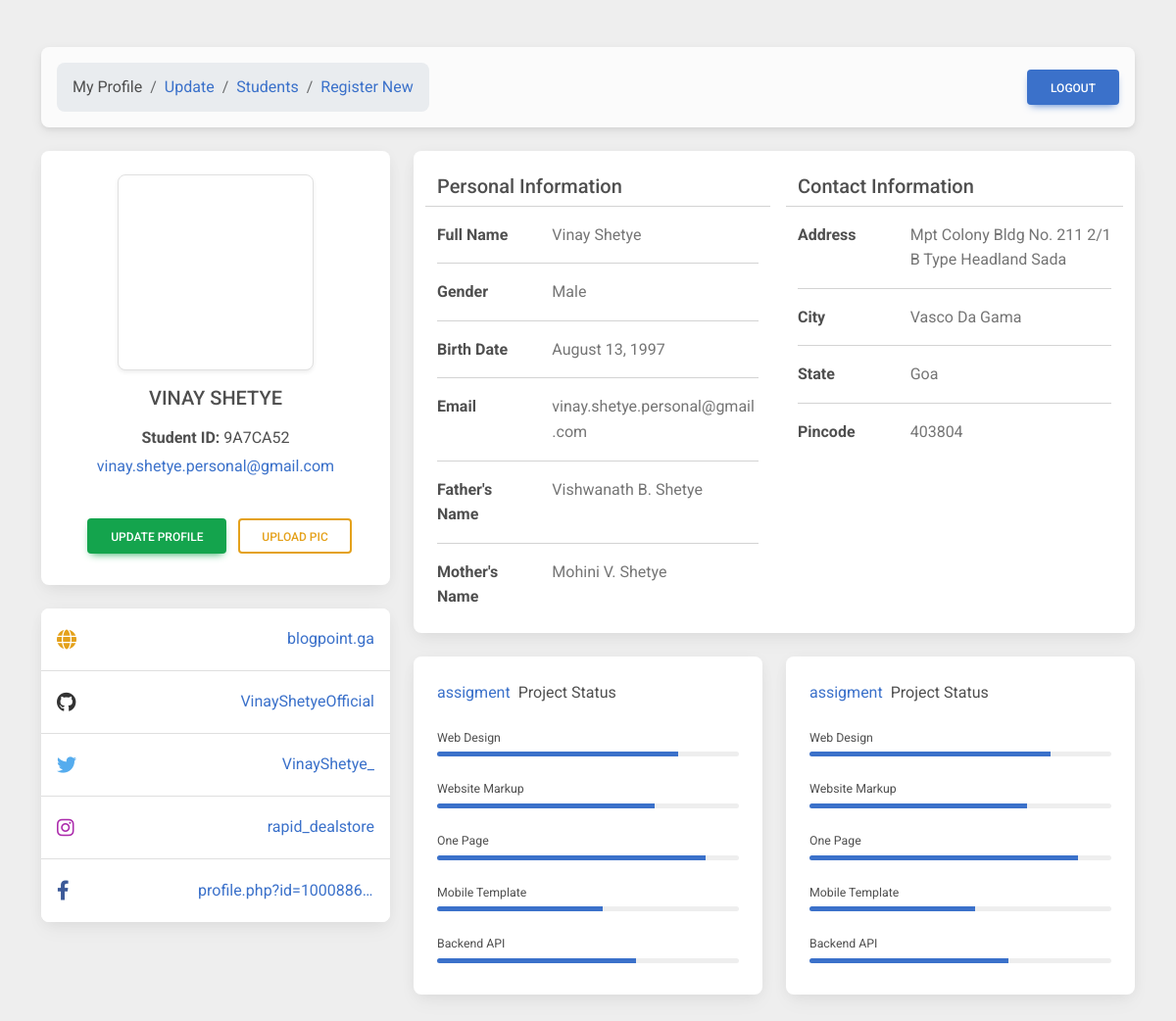
Page /routes/profile.php (signed in) on the committed database.
### tables this page shows
CREATE TABLE `student_details` (
  `id` varchar(80) NOT NULL,
  `first_name` varchar(80) NOT NULL,
  `last_name` varchar(80) NOT NULL,
  `father_name` varchar(80) NOT NULL,
  `mother_name` varchar(80) NOT NULL,
  `gender` int(20) NOT NULL,
  `date_of_birth` date NOT NULL,
  `email_id` varchar(50) NOT NULL,
  `address` varchar(200) NOT NULL,
  `pincode` int(11) NOT NULL,
  `state` varchar(100) NOT NULL,
  `city` varchar(100) NOT NULL,
  `password` varchar(80) NOT NULL,
  `password_hash` varchar(255) DEFAULT NULL,
  `profile_pic` varchar(255) DEFAULT NULL,
  `website` varchar(255) DEFAULT NULL,
  `github` varchar(255) DEFAULT NULL,
  `twitter` varchar(255) DEFAULT NULL,
  `instagram` varchar(255) DEFAULT NULL,
  `facebook` varchar(255) DEFAULT NULL
);

### routes/profile.php (the view, shortened to what the rows shown need)
<?php
include "../php/config.php";
if (!isset($_SESSION["user_id"])) {
    header("location: ./login.php");
} else {
    $user_id = $_SESSION["user_id"];
}
$sql = "SELECT * FROM student_details WHERE id = '$user_id'";
$result = mysqli_query($connect, $sql);
$row = mysqli_fetch_array($result);
$id = $row["id"];
$first_name = $row["first_name"];
$last_name = $row["last_name"];
$father_name = $row["father_name"];
$mother_name = $row["mother_name"];
$gender =
    $row["gender"] == 1 ? "Male" : ($row["gender"] == 2 ? "Female" : "Others");
$date_of_birth = $row["date_of_birth"];
$email_id = $row["email_id"];
$address = $row["address"];
$pincode = $row["pincode"];
$state = $row["state"];
$city = $row["city"];
$profile_pic = $row["profile_pic"];
$website = $row["website"] != "---" ? $row["website"] : "";
$github = $row["github"] != "---" ? $row["github"] : "";
$twitter = $row["twitter"] != "---" ? $row["twitter"] : "";
$instagram = $row["instagram"] != "---" ? $row["instagram"] : "";
$facebook = $row["facebook"] != "---" ? $row["facebook"] : "";
$timestamp = strtotime($date_of_birth);
$date_of_birth_in_words = date("F d, Y", $timestamp);
?>
<!DOCTYPE html>
<html lang="en">
<head>
    <link rel="stylesheet" href="../css/style.css">
    <link href="https://cdnjs.cloudflare.com/ajax/libs/font-awesome/6.0.0/css/all.min.css" rel="stylesheet" />
    <link href="https://cdnjs.cloudflare.com/ajax/libs/mdb-ui-kit/6.1.0/mdb.min.css" rel="stylesheet" />
</head>
<body style="background-color: #eee;">
    <section>
        <div class="container py-5">
            <div class="row">
                <div class="col-lg-4">
                    <div class="card mb-4">
                        <div class="card-body text-center">
                            <div class="img-thumbnail img-fluid"
                                style="width: 200px; height: 200px; border-radius: .5em; background-image: url('<?php echo "../img/upload/" .
                                    $profile_pic; ?>'); background-size: cover; background-position: top center; margin: auto;">
                            </div>
                            <h5 class="my-3" style="text-transform: uppercase">
                                <?php echo $first_name . " " . $last_name; ?>
                            </h5>
                            <p class="mb-1"><strong>Student ID:</strong> <?php echo strtoupper(
                                substr($id, 6)
                            ); ?></p>
                            <p class="text-muted mb-4">
                                <a href="mailto:<?php echo "" . $email_id; ?>">
                                    <?php echo $email_id; ?>
                                </a>
                            </p>
                            <div class="d-flex justify-content-center mb-2">
                                <form action="" method="POST" enctype="multipart/form-data">
                                </form>
                            </div>
                        </div>
                    </div>
                    <div class="card mb-4 mb-lg-0">
                        <div class="card-body p-0">
                            <ul class="list-group list-group-flush rounded-3 links">
                                <li class="list-group-item d-flex justify-content-between align-items-center p-3">
                                    <p class="mb-0 link-item" id="edit-item-1"><a class="media-link"
                                            href="<?php echo "https://" .
                                                $website; ?>" target="_blank">
                                            <?php echo $website != ""
                                                ? $website
                                                : "---"; ?>
                                        </a>
                                    </p>
                                </li>
                                <li class=" list-group-item d-flex justify-content-between align-items-center p-3">
                                    <p class="mb-0 link-item" id="edit-item-2"><a class="media-link"
                                            href="<?php echo "https://github.com/" .
                                                $github; ?>" target="_blank">
                                            <?php echo $github != ""
                                                ? $github
                                                : "---"; ?>
                                        </a> </p>
                                </li>
                                <li class="list-group-item d-flex justify-content-between align-items-center p-3">
                                    <p class="mb-0 link-item" id="edit-item-3"><a class="media-link"
                                            href="<?php echo "https://twitter.com/" .
                                                $twitter; ?>" target="_blank">
                                            <?php echo $twitter != ""
                                                ? $twitter
                                                : "---"; ?>
                                        </a> </p>
                                </li>
                                <li class="list-group-item d-flex justify-content-between align-items-center p-3">
                                    <p class="mb-0 link-item" id="edit-item-4"><a class="media-link"
                                            href="<?php echo "https://instagram.com/" .
                                                $instagram; ?>" target="_blank">
                                            <?php echo $instagram != ""
                                                ? $instagram
                                                : "---"; ?>
                                        </a> </p>
                                </li>
                                <li class="list-group-item d-flex justify-content-between align-items-center p-3">
                                    <p class="mb-0 link-item" id="edit-item-5"><a class="media-link"
                                            href="<?php echo "https://facebook.com/" .
                                                $facebook; ?>" target="_blank">
                                            <?php echo $facebook != ""
                                                ? $facebook
                                                : "---"; ?>
                                        </a> </p>
                                </li>
                            </ul>
                        </div>
                    </div>
                </div>
                <div class="col-lg-8">
                    <div class="card mb-4 d-lg-flex flex-lg-row">
                        <div class="col-lg-6">
                            <div class="card-body" style="padding-right: 1rem">
                                <div class="row">
                                    <div class="col-sm-8">
                                        <p class="text-muted mb-0">
                                            <?php echo $first_name .
                                                " " .
                                                $last_name; ?>
                                        </p>
                                    </div>
                                </div>
                                <div class="row">
                                    <div class="col-sm-8">
                                        <p class="text-muted mb-0"><?php echo $gender; ?></p>
                                    </div>
                                </div>
                                <div class="row">
                                    <div class="col-sm-8">
                                        <p class="text-muted mb-0">
                                            <?php echo $date_of_birth_in_words; ?>
                                        </p>
                                    </div>
                                </div>
                                <div class="row">
                                    <div class="col-sm-8">
                                        <p class="text-muted mb-0">
                                            <?php echo $email_id; ?>
                                        </p>
                                    </div>
                                </div>
                                <div class="row">
                                    <div class="col-sm-8">
                                        <p class="text-muted mb-0">
                                            <?php echo $father_name; ?>
                                        </p>
                                    </div>
                                </div>
                                <div class="row">
                                    <div class="col-sm-8">
                                        <p class="text-muted mb-0"><?php echo $mother_name; ?></p>
                                    </div>
                                </div>
                            </div>
                        </div>
                        <div class="col-lg-6">
                            <div class="card-body">
                                <div class="row">
                                    <div class="col-sm-8">
                                        <p class="text-muted mb-0">
                                            <?php echo $address; ?>
                                        </p>
                                    </div>
                                </div>
                                <div class="row">
                                    <div class="col-sm-8">
                                        <p class="text-muted mb-0"><?php echo $city; ?></p>
                                    </div>
                                </div>
                                <div class="row">
                                    <div class="col-sm-8">
                                        <p class="text-muted mb-0">
                                            <?php echo $state; ?>
                                        </p>
                                    </div>
                                </div>
                                <div class="row">
                                    <div class="col-sm-8">
                                        <p class="text-muted mb-0">
                                            <?php echo $pincode; ?>
                                        </p>
                                    </div>
                                </div>
                            </div>
                        </div>
                    </div>
                </div>
            </div>
        </div>
    </section>
</body>
</html>

### rows in the picture
student_details: first_name "VINAY", last_name "SHETYE", id "9A7CA52", email "vinay.shetye.personal@gmail.com", website "blogpoint.ga", github "VinayShetyeOfficial", twitter "VinayShetye_", instagram "rapid_dealstore", facebook "profile.php?id=1000886…", first_name "Vinay", last_name "Shetye", gender "Male", date_of_birth "August 13, 1997", father_name "Vishwanath B. Shetye", mother_name "Mohini V. Shetye", address "Mpt Colony Bldg No. 211 2/1 B Type Headland Sada", city "Vasco Da Gama", state "Goa", pincode "403804"
